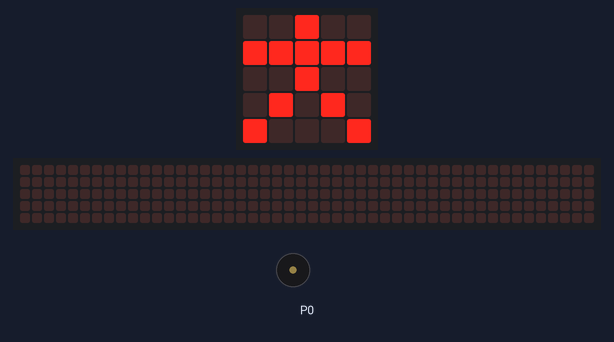
A program run on a simulated BBC micro:bit (MakeCode). On the bench: the board's 5×5 LED display, a strip that is not on the board, showing the scrolling text unrolled, buzzer (waves = sounding). The 48×5 strip is a reading aid, not a part: it shows the text the display is scrolling, unrolled, one strip-width of it at a time.

Above: at 0.2 s.
At 11.8 s:
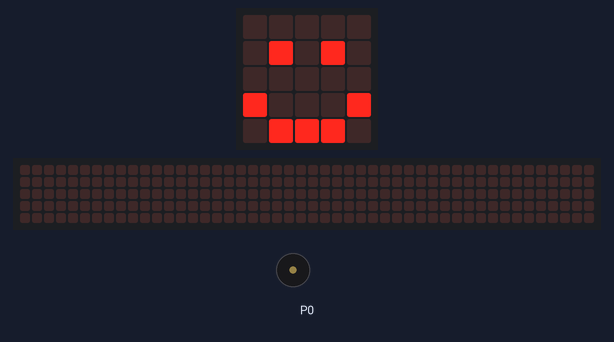
At 23.79 s:
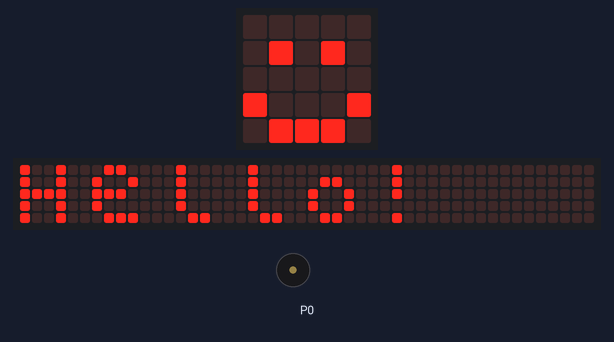
At 29.3 s:
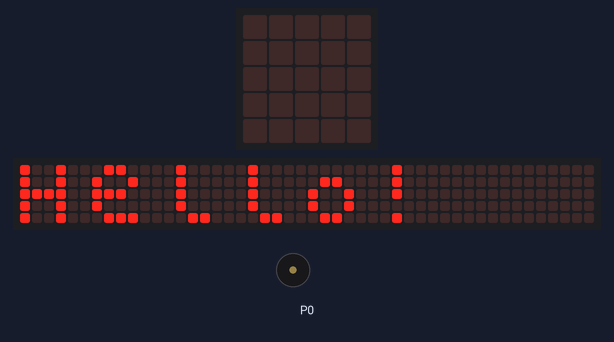
Timing chart, 0 to 35.6 s (numbered marks = the images above):
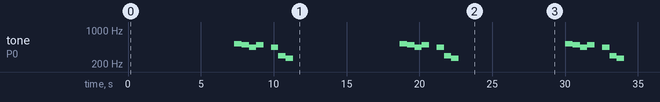

The program:

main.ts
```typescript
basic.forever(function () {
    basic.showLeds(`
        . . # . .
        # # # # #
        . . # . .
        . # . # .
        # . . . #
        `)
    basic.showIcon(IconNames.Happy)
    basic.showString("Hello!")
    music.playMelody("C5 B A B - A D C ", 120)
})
```

test.ts
```typescript
// aquí va el archivo "tests"; esto no se compilará cuando este paquete se utilice como una extensión.
```

Measured:
- by itself, tone on P0: repeats every 11.4 s: 494 Hz 0.51 s, 440 Hz 0.51 s, 494 Hz 0.50 s, silent 0.51 s, 440 Hz 0.51 s, 294 Hz 0.51 s, 262 Hz 0.50 s, silent 7.3 s, 523 Hz 0.51 s
- what the display in image 1 shows lasts 0.6 s, from 11.8 s to 12.4 s
